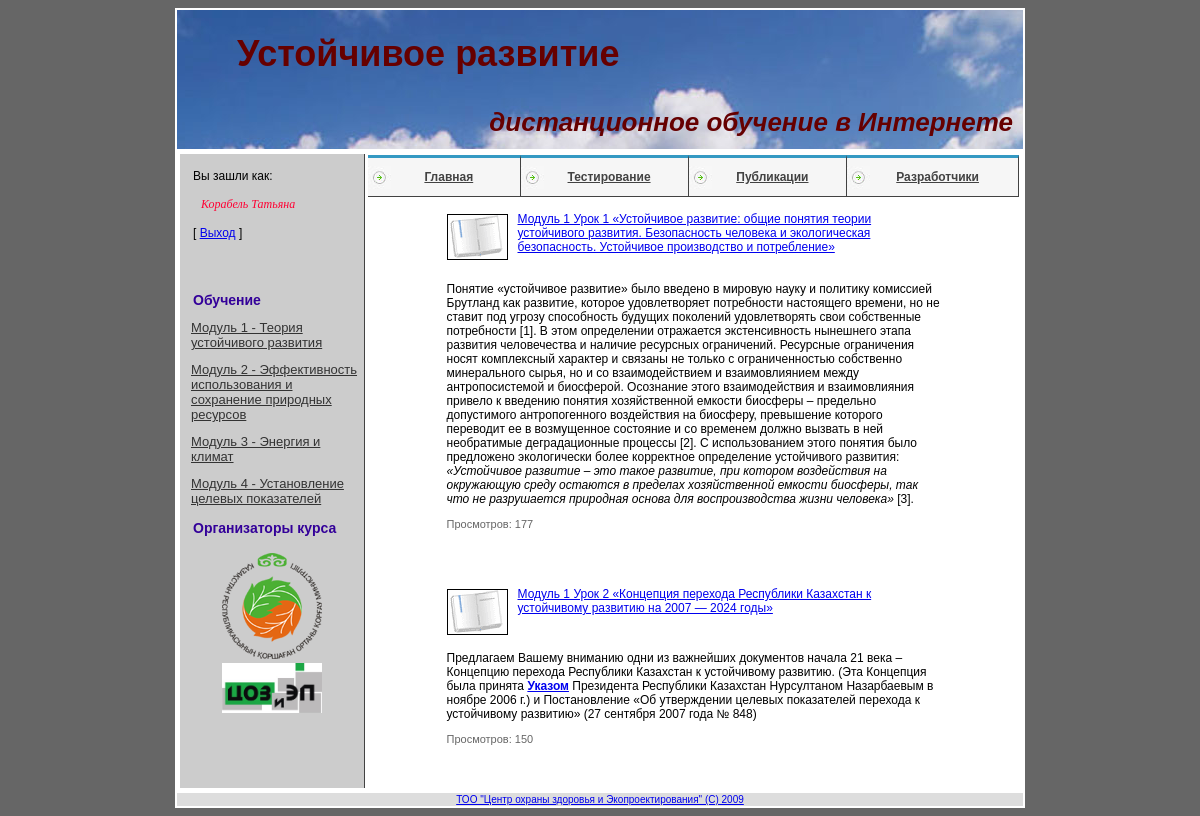
/project/view_modules.php (signed in), run on the app's committed database.
### tables this page shows
CREATE TABLE `modules` (
  `id` INTEGER(11) NOT NULL AUTO_INCREMENT,
  `title` VARCHAR(255) NOT NULL DEFAULT '',
  `meta_k` VARCHAR(250) NOT NULL DEFAULT '',
  `meta_d` VARCHAR(255) NOT NULL DEFAULT '',
  `text` TEXT NOT NULL,
  PRIMARY KEY (`id`)
);

CREATE TABLE `lessons` (
  `id` INTEGER(11) NOT NULL AUTO_INCREMENT,
  `module` INTEGER(3) NOT NULL,
  `meta_k` VARCHAR(255) NOT NULL DEFAULT '',
  `meta_d` VARCHAR(255) NOT NULL DEFAULT '',
  `description` TEXT NOT NULL,
  `text` LONGTEXT,
  `view` INTEGER(7) NOT NULL,
  `author` VARCHAR(100) NOT NULL DEFAULT '',
  `date` DATE NOT NULL,
  `mini_img` VARCHAR(255) NOT NULL DEFAULT '',
  `title` VARCHAR(255) NOT NULL DEFAULT '',
  PRIMARY KEY (`id`),
  FULLTEXT KEY `text` (`text`)
);

### project/view_modules.php (the view, shortened to what this page needs)
<?session_start();
if (($_SESSION['login'])) {
include("blocks/bd.php");
  if(!isset ($module)) {$module=1;}
  ?>
<!DOCTYPE html PUBLIC "-//W3C//DTD XHTML 1.0 Transitional//EN" "http://www.w3.org/TR/xhtml1/DTD/xhtml1-transitional.dtd">
<html xmlns="http://www.w3.org/1999/xhtml">
    <head>
        <link href="style.css" rel="stylesheet" type="text/css" />
    </head>
    <table width="850" border="0" align="center" bgcolor="#FFFFFF" class="main_border">
      <?php include("blocks/header.php"); ?>
      <tr>
        <td valign="top"><table width="100%" border="0" align="center">
                        <tr>
                              <?php include("blocks/lefttd.php"); ?>
                            <td valign="top">
                                 <?php include("blocks/nav.php"); ?>
                              <?php echo $myrow["text"];
      $result=mysql_query("select id, title, description, date, author, mini_img, view FROM lessons
                WHERE module=$module",$db);
  if(mysql_num_rows($result)>0) {
      $myrow=mysql_fetch_array($result);
      do{
	printf ("<table class='post' align='center' width='500'>
			<tr><td class='post_title'>
			<p class= 'post_name'> <img class='mini' align ='left' src='%s'/> <a href='view_lesson.php?id=%s'>%s</a> </p>
			</td></tr>
			<tr>
                        <td>%s<p class='post_view'> Просмотров: %s</p></td>
                        </tr>
			</table><br><br>", $myrow["mini_img"], $myrow["id"], $myrow["title"],
                                        $myrow["description"], $myrow["view"]);
}
while($myrow=mysql_fetch_array($result));
  }
  else {
      echo "<p> Информация не может быть извлечена, в таблице нет записей</p>";
      exit();
  }
  ?>
                              </td>
                        </tr>
                    </table></td>
            </tr>
            <tr>
                  <?php include("blocks/footer.php"); ?>
            </tr>
        </table>
    </body>
</html>
<?
}else{
      include 'procedures/if_not_auth.php';
       }
       ?>

### project/blocks/header.php
<tr>
    <td align="center"  class="header">
  <blockquote>
    <h1 align="left">Устойчивое развитие</h1>
  </blockquote>  <h2 align="right"><em>дистанционное обучение в Интернете</em></h2></td>
  </tr>

### project/blocks/lefttd.php (shortened to what this page needs)
<td width="182" valign="top" class="left">
    <?php
    if (($_SESSION['login'])) {
        echo "<div class='loginMess'><br>Вы зашли как:</br>
		<br> <div class='nav_user'>$_SESSION[user_surname_name]</div></br>";
        ?>
        [ <a href='login.php?logout=1' onclick='return confirm("Выйти?")';>Выход</a> ]</div></br>
<?
        echo "<p>&nbsp;</p><div class='nav_title'>Обучение</div>";
        $result2=mysql_query("select * FROM  modules order by id",$db);
        if(mysql_num_rows($result2)>0) {
            $myrow_for_lessons=mysql_fetch_array($result2);
			echo "<div class='mod_block'>";
            do {
                printf("<p><a class='nav_link' href = 'view_modules.php?module=%s'>%s</a></p>",$myrow_for_lessons["id"],$myrow_for_lessons["title"]);
            }
            while ($myrow_for_lessons=mysql_fetch_array($result2));
echo "</div>";
        }
        else {
            echo "<p> Информация не может быть извлечена, в таблице нет записей</p>";
            exit();
        }
    }
    ?>
    <div class="nav_title">
  <p class="стиль1">Организаторы курса</p>
    </div>
<table align="center" border="0" width="100">
        <tr>
            <td><a class="org_link" href="http://www.eco.gov.kz/" title="Нажмите для перехода на сайт Министерства охраны охраны окружающей среды Республики Казахстан"><img src="img/logo_moos.png" width="100" height="106" alt="логотип Министерства охраны охраны окружающей среды Республики Казахстан"/></a></td>
    </tr>
        <tr>
            <td><a href="http://www.chp.kz/" title="Нажмите для перехода на сайт Центра охраны здоровья и экопроектирования"><img src="img/chp_kz.jpg" width="100" height="50" alt="логотип ЦОЗиЭП"/>
                </a></td>
        </tr>
    </table>
</td>

### project/blocks/nav.php
<table border="0" cellpadding="0" cellspacing="0">
    <tr>
       <td width="212" align="center" height="35"
<? if (isset($n) & $n==1){echo "class ='nav_a'";}else{echo "class ='nav_t'";} ?>
            ><p><strong><a href="index.php">Главная</a></strong></p></td>
             <td width="213" align="center" height="35"
<? if (isset($n) & $n==2){echo "class ='nav_a'";}else{echo "class ='nav_t'";} ?>
            ><p><strong><a href="testing.php">Тестирование</a></strong></p></td>
       <td  width="205" align="center"  height="35" <? if (isset($n) & $n==3){echo "class ='nav_a'";}else{echo "class ='nav_t'";} ?>><p><strong><a href="articles.php">Публикации</a></strong></p></td>
       <td  width="220" align="center"  height="35"<? if (isset($n) & $n==4){echo "class ='nav_a'";}else{echo "class ='nav_t'";} ?>><p><strong><a href="contacts.php">Разработчики</a></strong></p></td>
    </tr>
</table>

### project/blocks/footer.php
<td  class="footer_note"><a href="http://www.chp.kz/">ТОО "Центр охраны здоровья и Экопроектирования" (С) 2009</a></td>

### project/style.css (style rules this page uses)
.nav_link { color:#333333; font-size:13px; margin-top:10px;margin-bottom:10px;margin-left:0px; border:1px hidden; }
.mod_block { margin-left:10px; }
.nav_t { border-bottom:1px solid #424242; border-top:3px solid #3499C3; border-right:1px solid #424242; background-color:#f6f6f6; background-image:url(img/arrow.jpg); background-position:left; background-repeat:no-repeat; padding-left:10px; }
.nav_t a { color:#424242; }
.nav_title { text-align:left; margin-left:12px; font-size:14px; font-weight:bold; font-family:Verdana, Arial, Helvetica, sans-serif; color:#330099; }
.nav_user { text-align:left; margin-left:8px; font-size:12px; font-style:italic; font-family:"Times New Roman", Times, serif; color:#FF0033; }
.loginMess { margin-left:12px; }
.header { background-color: #3560A4; background-image: url(img/cloud_header_850.jpg); background-repeat: repeat; height: 139px; padding-top: 0; padding-right: 10px; padding-bottom: 0; padding-left: 20px; }
.header h1 { margin: 0; padding: 10px 0; font-family: Verdana, Arial, Helvetica, sans-serif; font-size:36px; color: #660000; }
.header h2 { margin: 0; padding: 10px 0; font-family: Verdana, Arial, Helvetica, sans-serif; font-size:26px; color: #660000; }
.footer_note { background-color:#dddddd; font-size: 10px; text-align:center; }
.left { background-color:#CCCCCC; border-right:1px solid #424242; }
.post_view { font-size:11px; color:#666666; }
.mini { border: 1px solid #000000; margin-right: 10px; margin-top:2px; }

### data on the page
modules: title "Модуль 1 - Теория устойчивого развития"
modules: title "Модуль 2 - Эффективность использования и сохранение природных ресурсов"
modules: title "Модуль 3 - Энергия и климат"
modules: title "Модуль 4 - Установление целевых показателей"
lessons: mini_img (picture), title "Модуль 1 Урок 1 «Устойчивое развитие: общие понятия теории устойчивого развития. Безопасность человека и экологическая безопасность. Устойчивое производство и потребление»", description "Понятие «устойчивое развитие» было введено в мировую науку и политику комиссией Брутланд как развитие, которое удовлетворяет потребности настоящего времени, но не ставит под угрозу способность будущих поколений удовлетворять свои собственные потребности [1]. В этом определении отражается экстенсивность нынешнего этапа развития человечества и наличие ресурсных ограничений. Ресурсные ограничения носят комплексный характер и связаны не только с ограниченностью собственно минерального сырья, но и со взаимодействием и взаимовлиянием между антропосистемой и биосферой. Осознание этого взаимодействия и взаимовлияния привело к введению понятия хозяйственной емкости биосферы – предельно допустимого…", view "177"
lessons: mini_img (picture), title "Модуль 1 Урок 2 «Концепция перехода Республики Казахстан к устойчивому развитию на 2007 — 2024 годы»", description "Предлагаем Вашему вниманию одни из важнейших документов начала 21 века – Концепцию перехода Республики Казахстан к устойчивому развитию. (Эта Концепция была принята Указом Президента Республики Казахстан Нурсултаном Назарбаевым в ноябре 2006 г.) и Постановление «Об утверждении целевых показателей перехода к устойчивому развитию» (27 сентября 2007 года № 848)", view "150"

### other printed values
$_SESSION[user_surname_name] "Корабель Татьяна"
